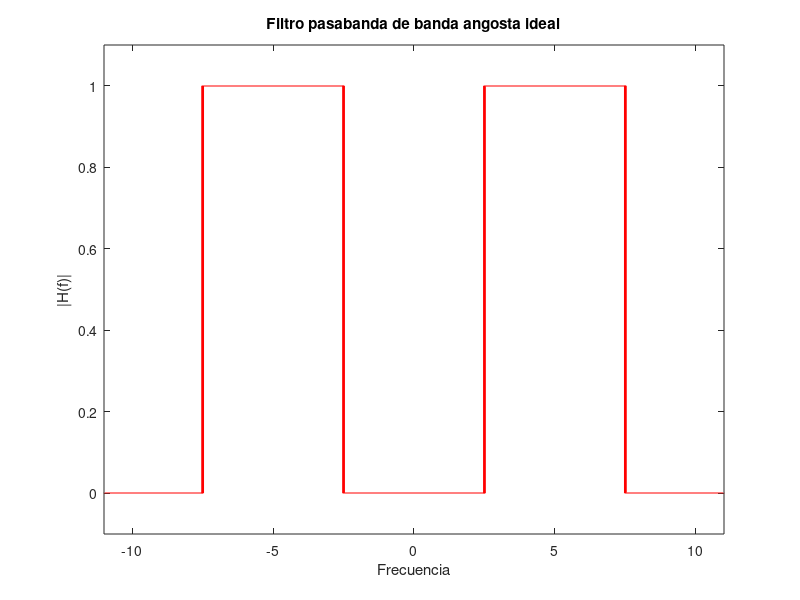

Here is the MATLAB script that generated this plot:
clc;
clear;
close all;

t = -15:0.0001:15;

a = t>=2.5; 
b = t>=7.5;
c = a-b; %se debe hacer con variables y no con valores directos

d = t>=-7.5;
e = t>=-2.5;
f = d-e;

g = c+f;
plot(t, g, 'linewidth', 2, 'color', 'red');
title('Filtro pasabanda de banda angosta ideal')
xlabel('Frecuencia')
ylabel('|H(f)|')

axis([-11 11 -0.1 1.1]) %.1 puede ser suficiente para visualizar bien